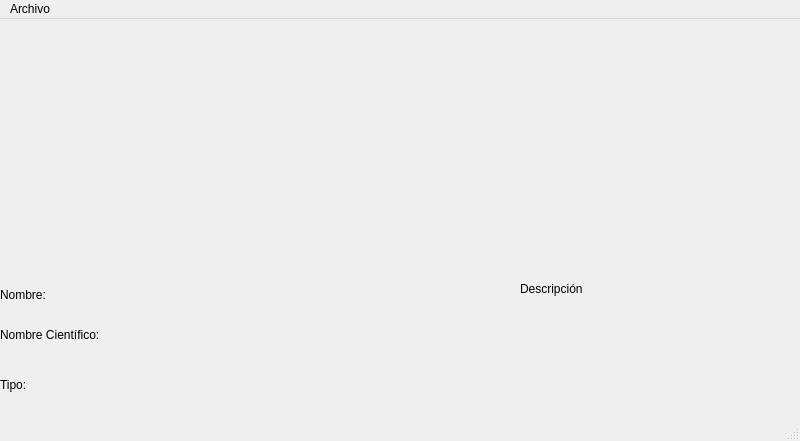
<?xml version="1.0" encoding="UTF-8"?>
<ui version="4.0">
 <class>AnimalesMexicanos</class>
 <widget class="QMainWindow" name="AnimalesMexicanos">
  <property name="geometry">
   <rect>
    <x>0</x>
    <y>0</y>
    <width>800</width>
    <height>441</height>
   </rect>
  </property>
  <property name="windowTitle">
   <string>MainWindow</string>
  </property>
  <widget class="QWidget" name="centralwidget">
   <widget class="QLabel" name="imagen">
    <property name="geometry">
     <rect>
      <x>0</x>
      <y>0</y>
      <width>331</width>
      <height>251</height>
     </rect>
    </property>
    <property name="text">
     <string/>
    </property>
    <property name="pixmap">
     <pixmap>../../prjs/Isaac/program/UI/ajolote.jpeg</pixmap>
    </property>
    <property name="scaledContents">
     <bool>true</bool>
    </property>
   </widget>
   <widget class="QLabel" name="nombre">
    <property name="geometry">
     <rect>
      <x>0</x>
      <y>260</y>
      <width>331</width>
      <height>31</height>
     </rect>
    </property>
    <property name="text">
     <string>Nombre:</string>
    </property>
   </widget>
   <widget class="QLabel" name="nombreCientifico">
    <property name="geometry">
     <rect>
      <x>0</x>
      <y>300</y>
      <width>331</width>
      <height>31</height>
     </rect>
    </property>
    <property name="text">
     <string>Nombre Científico:</string>
    </property>
   </widget>
   <widget class="QLabel" name="tipo">
    <property name="geometry">
     <rect>
      <x>0</x>
      <y>350</y>
      <width>321</width>
      <height>31</height>
     </rect>
    </property>
    <property name="text">
     <string>Tipo:</string>
    </property>
   </widget>
   <widget class="QLabel" name="descripcion">
    <property name="geometry">
     <rect>
      <x>340</x>
      <y>0</y>
      <width>451</width>
      <height>251</height>
     </rect>
    </property>
    <property name="text">
     <string/>
    </property>
   </widget>
   <widget class="QLabel" name="label_3">
    <property name="geometry">
     <rect>
      <x>520</x>
      <y>260</y>
      <width>111</width>
      <height>20</height>
     </rect>
    </property>
    <property name="text">
     <string>Descripción</string>
    </property>
   </widget>
  </widget>
  <widget class="QMenuBar" name="menubar">
   <property name="geometry">
    <rect>
     <x>0</x>
     <y>0</y>
     <width>800</width>
     <height>22</height>
    </rect>
   </property>
   <widget class="QMenu" name="menuArchivo">
    <property name="title">
     <string>Archivo</string>
    </property>
    <addaction name="actionAgregar"/>
   </widget>
   <addaction name="menuArchivo"/>
  </widget>
  <widget class="QStatusBar" name="statusbar"/>
  <action name="actionAgregar">
   <property name="text">
    <string>Agregar</string>
   </property>
  </action>
 </widget>
 <resources/>
 <connections/>
</ui>
